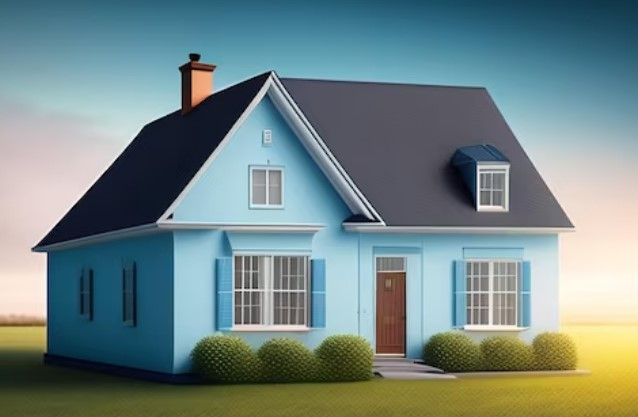
#> input picture 112-1作業CNN_FeatureExtract/s11263001_陳皆蓉_95/s11263001_作業_卷積神經網絡如何提取特征/作業_卷積神經網絡如何提取特征/house.jpg, 638 x 417 px, found by its file name
$ python 'vsCode_程式碼.py'
#> lines starting #> are read from the running program, lines starting #| are printed output that depends on the picture
# 首先，導入了OpenCV和NumPy庫。
import cv2
import numpy as np

# 定義一個函數 apply_convolution，該函數使用 cv2.filter2D 函數應用卷積核到圖像上。
def apply_convolution(image, kernel):
    return cv2.filter2D(image, -1, kernel)

# 讀取原始圖像，並轉換成灰階圖
image = cv2.imread('house.jpg', cv2.IMREAD_GRAYSCALE)
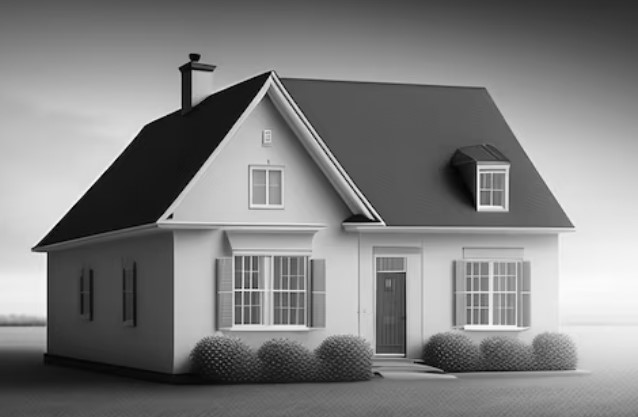
#> image: shape (417, 638); min 0, max 255, mean 128.3

# 定義直線、橫線和斜線卷積核
kernel_vertical = np.array([[-1, 0, 1],
                            [-1, 0, 1],
                            [-1, 0, 1]])

kernel_horizontal = np.array([[-1, -1, -1],
                              [0, 0, 0],
                              [1, 1, 1]])

kernel_diagonal = np.array([[1, 0, -1],
                            [0, 0, 0],
                            [-1, 0, 1]])

# 應用卷積核並獲取特征圖
vertical_feature = apply_convolution(image, kernel_vertical)
#> in apply_convolution, `return cv2.filter2D(image, -1, kernel)`:
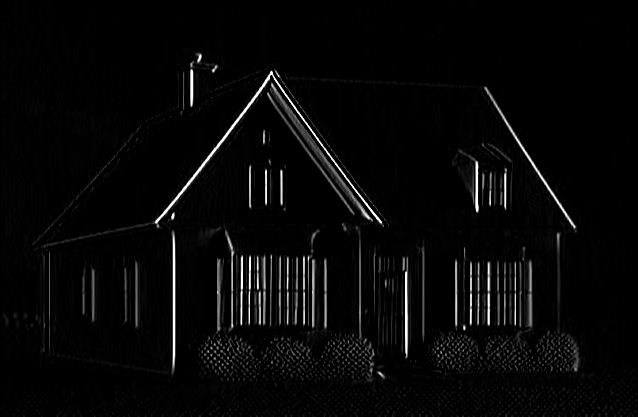
#> returned value: shape (417, 638); min 0, max 255, mean 7.5
horizontal_feature = apply_convolution(image, kernel_horizontal)
#> in apply_convolution (call 2), `return cv2.filter2D(image, -1, kernel)`:
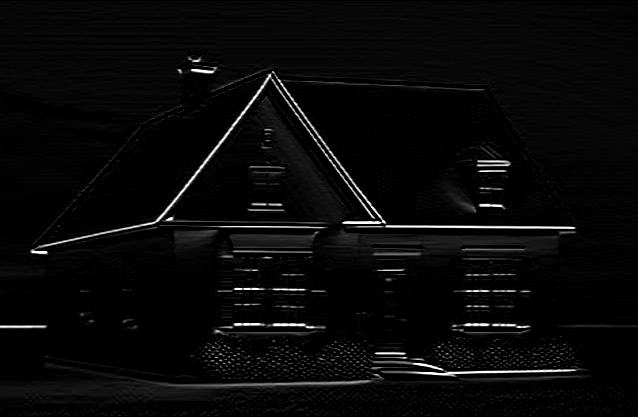
#> returned value: shape (417, 638); min 0, max 255, mean 8.8
diagonal_feature = apply_convolution(image, kernel_diagonal)
#> in apply_convolution (call 3), `return cv2.filter2D(image, -1, kernel)`:
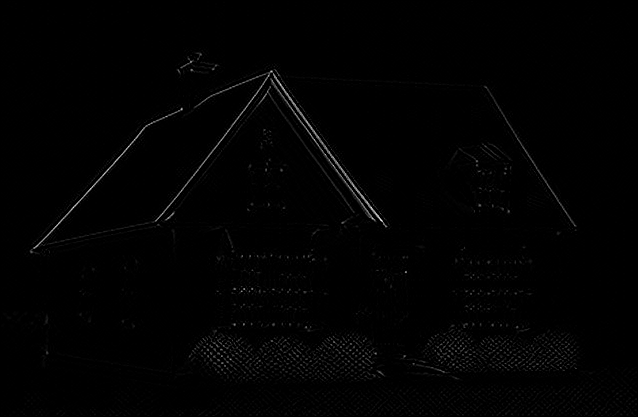
#> returned value: shape (417, 638); min 0, max 242, mean 2.1

# 顯示原圖和特征圖
cv2.imshow('Original Image', image)
cv2.imshow('Vertical Feature', vertical_feature)
cv2.imshow('Horizontal Feature', horizontal_feature)
cv2.imshow('Diagonal Feature', diagonal_feature)

# 保存特徵圖到與程式相同的文件夾
cv2.imwrite('vertical_feature.jpg', vertical_feature)
cv2.imwrite('horizontal_feature.jpg', horizontal_feature)
cv2.imwrite('diagonal_feature.jpg', diagonal_feature)

#等待按鍵輸入（cv2.waitKey(0)）並在任何按鍵被按下後關閉所有打開的視窗（cv2.destroyAllWindows()）。
cv2.waitKey(0)
cv2.destroyAllWindows()
